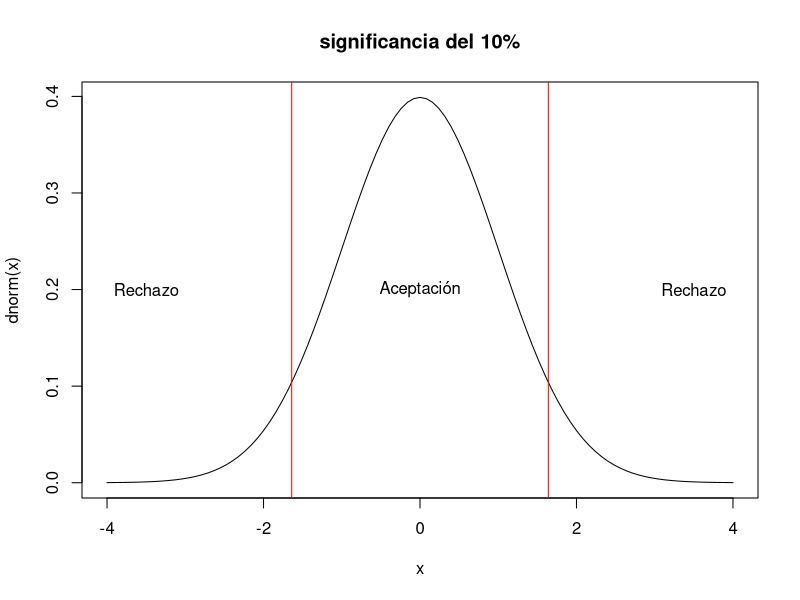
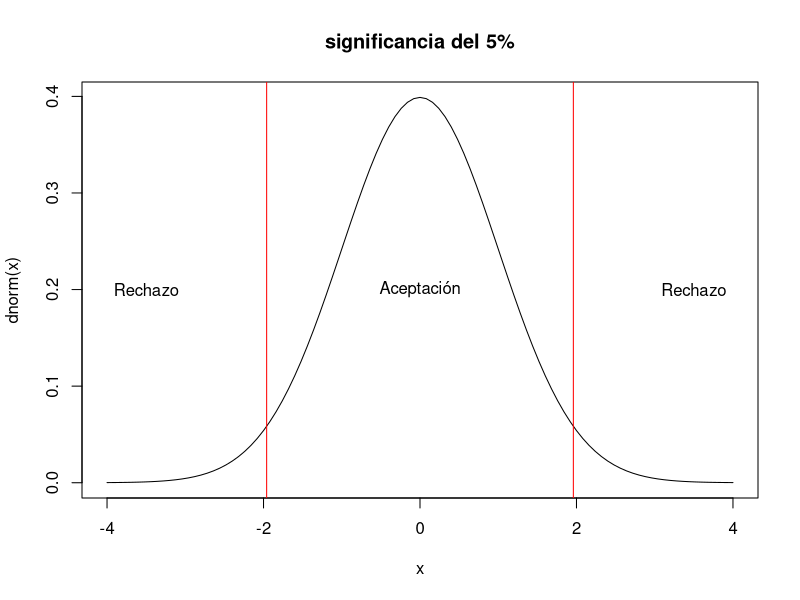
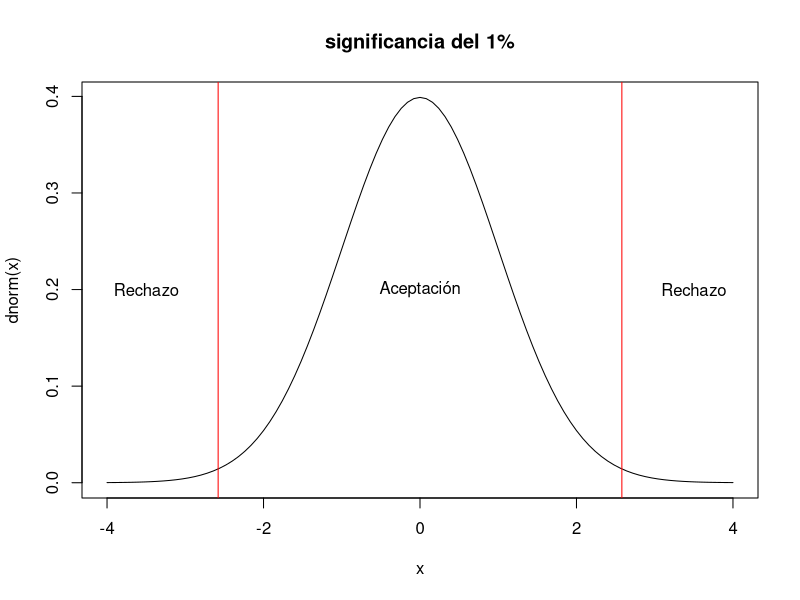
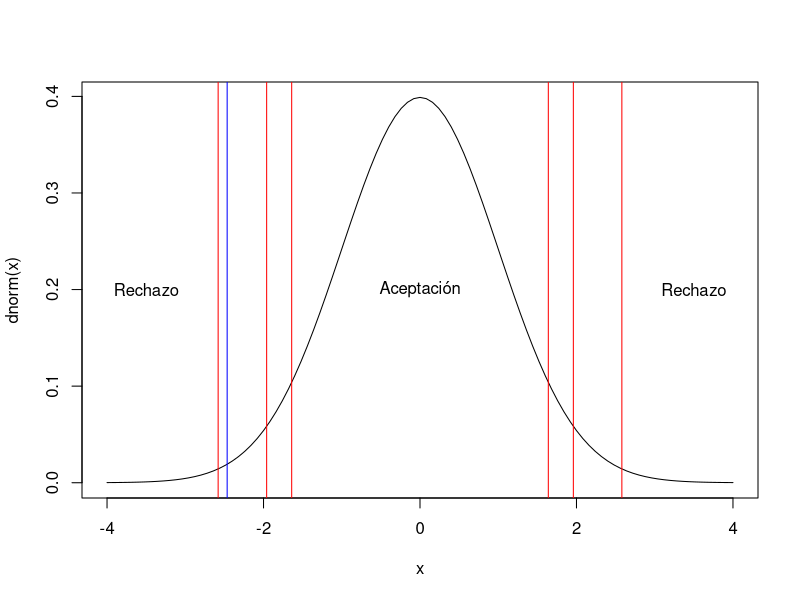
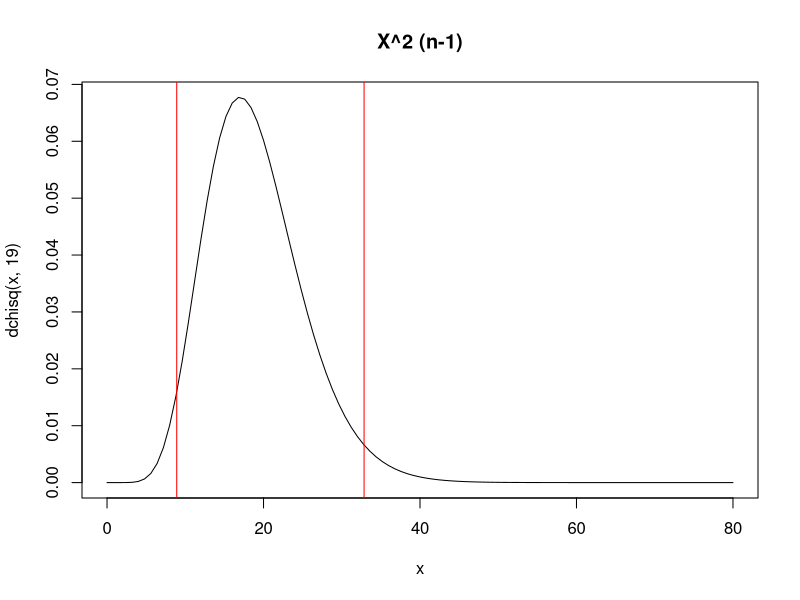
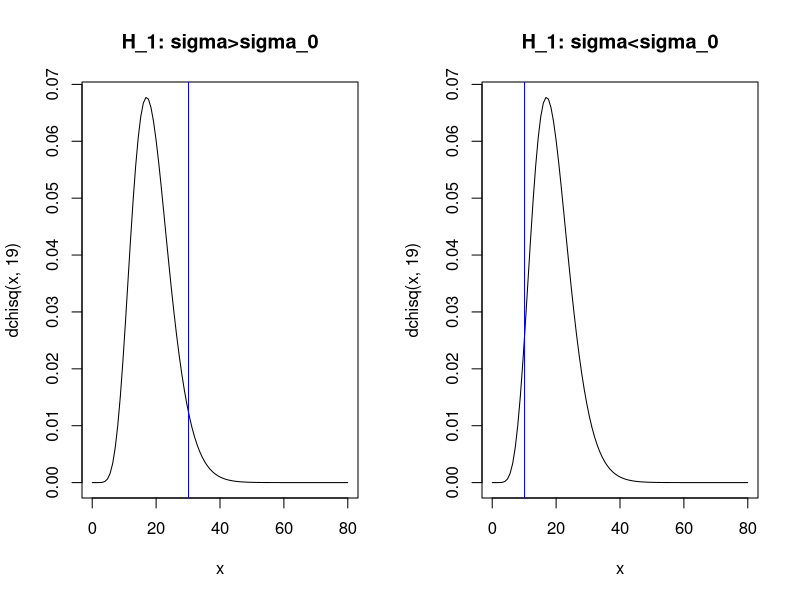
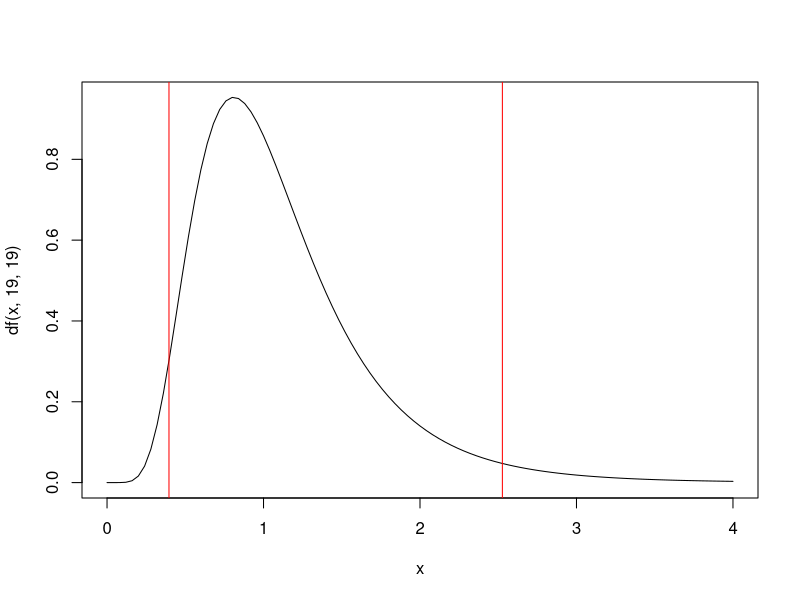
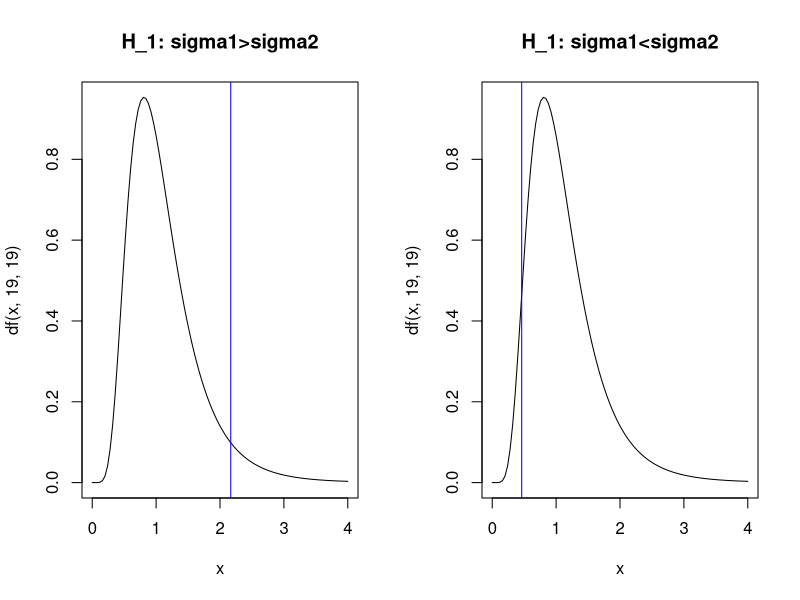

Source code (R) for these figures, in order:
## ---- chunk 1
curve(dnorm(x),xlim=c(-4,4),main="significancia del 10%")
#
abline(v=c(-1.64,1.64),col="red")
text(c(-3.5,0,3.5),rep(0.2,3),c("Rechazo","Aceptación","Rechazo"))
# al 5 %
curve(dnorm(x),xlim=c(-4,4),main="significancia del 5%")
abline(v=c(-1.96,1.96),col="red")
text(c(-3.5,0,3.5),rep(0.2,3),c("Rechazo","Aceptación","Rechazo"))
# al 1 %
curve(dnorm(x),xlim=c(-4,4),main="significancia del 1%")
abline(v=c(-2.58,2.58),col="red")
text(c(-3.5,0,3.5),rep(0.2,3),c("Rechazo","Aceptación","Rechazo"))
#qnorm(0.01/2)
## ---- chunk 2
set.seed(1447)
x<-round(runif(30,40,80),0)
x
## ---- chunk 3
curve(dnorm(x),xlim=c(-4,4),main="")
abline(v=(60.5-65)/(10/sqrt(30)),col="blue")
abline(v=c(-1.96,1.96),col="red")
abline(v=c(-1.64,1.64),col="red")
abline(v=c(-2.58,2.58),col="red")
text(c(-3.5,0,3.5),rep(0.2,3),c("Rechazo","Aceptación","Rechazo"))
## ---- chunk 4
sd(x);length(x);mean(x)
## ---- chunk 5
qt(0.05/2,30-1,lower.tail = F)
## ---- chunk 6
curve(dchisq(x,19),xlim=c(0,80),main="X^2 (n-1)")
x1<-qchisq(0.05/2,19,lower.tail = F)
x2<-qchisq(1-0.05/2,19,lower.tail = F)
abline(v=c(x1,x2),col="red")

pchisq(x1,19)-pchisq(x2,19)
## ---- chunk 7
qchisq(0.05,19,lower.tail = F)
qchisq(1-0.05,19,lower.tail = F)
par(mfrow=c(1,2))
curve(dchisq(x,19),xlim=c(0,80),main="H_1: sigma>sigma_0")
abline(v=qchisq(0.05,19,lower.tail = F),col="blue")
curve(dchisq(x,19),xlim=c(0,80),main="H_1: sigma<sigma_0")
abline(v=qchisq(1-0.05,19,lower.tail = F),col="blue")
## ---- chunk 8
dev.off()
curve(df(x,19,19),xlim=c(0,4))
x1<-qf(0.05/2,19,19,lower.tail = F)
x2<-qf(1-0.05/2,19,19,lower.tail = F)
abline(v=c(x1,x2),col="red")

pf(x1,19,19)-pf(x2,19,19)
## ---- chunk 9
qf(0.05,19,19,lower.tail = F)#sigma1>sigma2
qf(1-0.05,19,19,lower.tail = F)#sigma1<sigma2
par(mfrow=c(1,2))
curve(df(x,19,19),xlim=c(0,4),main="H_1: sigma1>sigma2")
abline(v=qf(0.05,19,19,lower.tail = F),col="blue")
curve(df(x,19,19),xlim=c(0,4),main="H_1: sigma1<sigma2")
abline(v=qf(1-0.05,19,19,lower.tail = F),col="blue")
dev.off()
